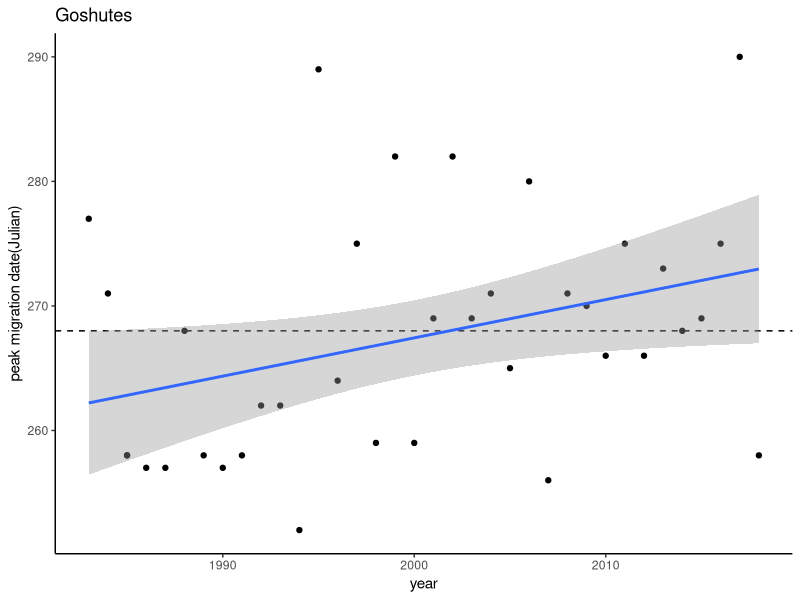

Write the R code that produced this figure. (Note: this script raises an error after producing the figure.)
require(dplyr)
require(tidyr)
require(lubridate)
require(ggplot2)
require(vegan)
GosMts=read.csv("GosMts.csv")

#site-level patterns
gostot=GosMts%>%select(-TOTAL)%>%
  mutate(yr_tot=rowSums(.[3:27], na.rm=T), year=year(Date), month=month(Date), date=day(Date))%>%
  filter(!year>2018)
gostot$Julian=as.POSIXlt(gostot$Date)$yday 

#trend in max migration dates
gostotmax=gostot%>%group_by(year)%>%filter(yr_tot==max(yr_tot))

ggplot(gostotmax, aes(x=year, y=Julian))+geom_point()+geom_hline(yintercept=268, linetype=2)+ggtitle("Goshutes")+ylab("peak migration date(Julian)")+
  stat_smooth(method="lm")+theme_classic()

#community metrics####
GosMts[, 3:27][is.na(GosMts[, 3:27])] <- 0
gsw=gostot%>%select( -Obs)%>%filter(!(year<1983))

require(vegan)
#calculate diversity and richness
gsw=gsw%>%mutate(sd=diversity(gsw[2:26], index="shannon"), sr=specnumber(gsw[2:26]))
gsw[, 2:26][is.na(gsw[, 2:26])] <- 0

#find date when SD nd SR were highest

g1=gsw%>%group_by(year)%>%filter(sd==max(sd))
g2=gsw%>%group_by(year)%>%filter(sr==max(sr))
g3=gsw%>%group_by(year)%>%filter(yr_tot==max(yr_tot))

#Goshutes
#par(mfrow=c(2,1))

plot(g1$Julian~g1$year, type="l", col="black", main="species diversity", ylab="peak diversity date", xlab="year", ylim=c(230,308))
abline(h=254, lty=2, col="black")
rect(xleft=1995, ybottom=0, ytop=308, xright=2005, col = rgb(0,0,0.5, 1/4)) #control

plot(g1$sd~g1$year, type="l")
abline(h=2.04, lty=2)
rect(xleft=1995, ybottom=0, ytop=308, xright=2005, col = rgb(0,0,0.5, 1/4)) #control

#SD
plot(g1$Julian~g1$year, type="l", col="red")
median(g1$Julian)
abline(h=254, lty=2, col="red")

#daily highest
lines(g3$Julian~g3$year, type="l", col="black")
median(g3$Julian)
abline(h=268, lty=2, col="black")

legend( x= "topright",inset=0,legend=c("Species Richness", "Species Diversity", "Highest Daily Count"),
        col=c("red", "blue", "black"), lty=1, cex=0.8, xpd=F)



#functional/species-level patterns
gos=GosMts%>%select(-TOTAL)%>%
  pivot_longer(cols=3:27, names_to = "Species", values_to="Count")%>%
  mutate(year=year(Date), month=month(Date), date=day(Date))%>%
  filter(!is.na(Count))

gos=gos%>%mutate(Julian=as.POSIXlt(Date)$yday,
                 diet=case_when(Species=="AK" ~"bird",
                                Species=="BE" ~"other",
                                Species=="CH" ~"bird",
                                Species=="BV" ~ "other",
                                Species=="TV" ~"other",
                                Species=="OS" ~"other",
                                Species== "NH" ~"mammal",
                                Species=="SS" ~"bird",
                                Species=="NG"~ "bird",
                                Species=="RS" ~"mammal",
                                Species=="BW"~"mammal",
                                Species=="RT" ~"mammal",
                                Species=="RL" ~"mammal",
                                Species=="SW"~"mammal",
                                Species=="FH"~"mammal",
                                Species=="GE"~"mammal",
                                Species=="ML"~"bird",
                                Species=="PG"~"bird",
                                Species=="PR"~"mammal",
                                Species=="MK"~"other"),
                 mammals=case_when(Species=="AK" ~"34.6",
                                      Species=="BE" ~"16",
                                      Species=="CH" ~"23.3",
                                      Species=="BV" ~ "92.5",
                                      Species=="TV" ~"79.7",
                                      Species=="OS" ~"0",
                                      Species== "NH" ~"48.2",
                                      Species=="SS" ~"2.72",
                                      Species=="NG"~ "24.7",
                                      Species=="RS" ~"39.5",
                                      Species=="BW"~"42.2",
                                      Species=="RT" ~"73.8",
                                      Species=="RL" ~"85.3",
                                      Species=="SW"~"48",
                                      Species=="FH"~"81.9",
                                      Species=="GE"~"80.6",
                                      Species=="ML"~"1.28",
                                      Species=="PG"~"5.11",
                                      Species=="PR"~"42.3",
                                      Species=="MK"~"2.22"),
                 birds=case_when(Species=="AK" ~"13.5",
                                  Species=="BE" ~"23.4",
                                  Species=="CH" ~"71.4",
                                  Species=="BV" ~ "7.5",
                                  Species=="TV" ~"6.42",
                                  Species=="OS" ~"0",
                                  Species== "NH" ~"38.6",
                                  Species=="SS" ~"89.4",
                                  Species=="NG"~ "74.2",
                                  Species=="RS" ~"6.43",
                                  Species=="BW"~"16.5",
                                  Species=="RT" ~"17",
                                  Species=="RL" ~"9.02",
                                  Species=="SW"~"10.6",
                                  Species=="FH"~"9.89",
                                  Species=="GE"~"17.8",
                                  Species=="ML"~"90.3",
                                  Species=="PG"~"93.5",
                                  Species=="PR"~"45",
                                  Species=="MK"~"0"))%>%
  filter(!Species%in%c("UA", "UB", "UF", "UE", "UR"))

gos$mammals=as.numeric(gos$mammals)
gos$birds=as.numeric(gos$birds)
str(gos)

gos_sp=gos%>%mutate(Julian=as.POSIXlt(Date)$yday)%>%
  group_by(year, Species, diet, mammals, birds)%>%
  summarise(yr_tot=sum(Count))%>%filter(!Species%in%c("UA", "UB", "UE", "UF", "UR"))%>%
  arrange(year)

gos_sp_day=gos%>%mutate(Julian=as.POSIXlt(Date)$yday)%>%
  filter(!Julian<226, !Julian>308)%>%
  group_by(Species,diet, year, Julian)%>%
  summarise(total=sum(Count))%>%
  arrange(year)

gos_sp_day_max=gos_sp_day%>%
  group_by(diet, year, Species)%>%
  filter(total==max(total), !year>2018)%>%
  slice_head(n=1)%>%
  arrange(year)

ggplot(gos_sp_day_max, aes(x=year, y=log(total), col=Species))+geom_point()+
  stat_smooth(method="lm")+theme_classic()+facet_wrap(~diet)+
  geom_vline(xintercept=2005, lty=2)+
  geom_vline(xintercept=1996, lty=2)

ggplot(gos_sp_day_max, aes(x=year, y=Julian, col=Species))+geom_point()+
  stat_smooth(method="lm")+theme_classic()+facet_wrap(~diet)+
  geom_vline(xintercept=2005, lty=2)+
  geom_vline(xintercept=1996, lty=2)

gos_grp_day=gos%>%mutate(Julian=as.POSIXlt(Date)$yday)%>%
  filter(!Julian<226, !Julian>308)%>%
  group_by(year,Julian, diet)%>%
  summarise(total=sum(Count))%>%
  arrange(year)

gos_grp_day_max=gos_grp_day%>%
  group_by(diet, year)%>%
  filter(total==max(total))%>%
  slice_head(n=1)%>%
  arrange(year)

ggplot(gos_grp_day_max, aes(x=year, y=Julian, col=diet))+geom_point()+
  stat_smooth(method="gam")+theme_classic()+
  geom_vline(xintercept=2005, lty=2)+
  geom_vline(xintercept=1996, lty=2)

#categorical
gos_sp_max=gos%>%mutate(Julian=as.POSIXlt(Date)$yday)%>%
  group_by(year, Species, diet, mammals, birds)%>%
  filter(Count==max(Count), !Species%in%c("UA", "UB", "UE", "UF", "UR"))%>%slice_head(n=1)%>%
  arrange(year)

ggplot(gos_sp_max, aes(x=year, y=Julian, col=Species))+geom_point()+facet_wrap(~diet)+
  stat_smooth(method="lm")+geom_hline(yintercept=268, linetype=2)+ylab("peak migration date(Julian)")+
  theme_classic()

ggplot(gos_sp, aes(x=year, y=log(yr_tot), col=Species))+geom_point()+facet_wrap(~diet)+
  stat_smooth(method="lm")+theme_classic()+ylab ("total counts (log)")


#continuous
p1=ggplot(gos_sp, aes(x=birds, y=log(yr_tot)))+geom_point()+xlab("% bird")+
  stat_smooth(method="lm")+theme_classic()+ylab ("total counts (log)")+ggtitle("Goshutes")

g2=ggplot(gos_sp, aes(x=mammals, y=log(yr_tot)))+geom_point()+xlab("% mammal")+
  stat_smooth(method="lm")+theme_classic()+ylab ("total counts (log)")+ggtitle("Goshutes")

gos_sp_max=gos%>%mutate(Julian=as.POSIXlt(Date)$yday)%>%
  group_by(year, Species, diet, mammals, birds)%>%
  filter(Count==max(Count), !Species%in%c("UA", "UB", "UE", "UF", "UR"))%>%slice_head(n=1)%>%
  arrange(year)

g4=ggplot(gos_sp_max, aes(x=mammals, y=Julian))+geom_point()+
  stat_smooth(method="lm")+geom_hline(yintercept=268, linetype=2)+ylab("peak migration date(Julian)")+
  theme_classic()+ggtitle("Goshutes")+xlab("% mammal")

g3=ggplot(gos_sp_max, aes(x=birds, y=Julian))+geom_point()+
  stat_smooth(method="lm")+geom_hline(yintercept=268, linetype=2)+ylab("peak migration date(Julian)")+
  theme_classic()+ggtitle("Goshutes")+xlab("% bird")

ggarrange(g1,g2,g3,g4)

#mammals
gos_sp_mammd=gos_sp_max%>%filter(diet=="mammal")
gos_sp_mammc=gos_sp%>%filter(diet=="mammal")

g5=ggplot(gos_sp_mammd, aes(x=year, y=Julian, col=mammals))+geom_point()+
  stat_smooth(method="lm")+geom_hline(yintercept=268, linetype=2)+ylab("peak migration date(Julian)")+
  theme_classic()+ggtitle("mammal diet")

g6=ggplot(gos_sp_mammc, aes(x=year, y=log(yr_tot), col=mammals))+geom_point()+
  stat_smooth(method="lm")+theme_classic()+ylab ("total counts (log)")+ggtitle("mammal diet")

ggarrange(g2,g4, g6, g5)

#birds
gos_sp_aved=gos_sp_max%>%filter(diet=="bird")
gos_sp_avec=gos_sp%>%filter(diet=="bird")

g7=ggplot(gos_sp_aved, aes(x=year, y=Julian, col=birds))+geom_point()+
  stat_smooth(method="lm")+geom_hline(yintercept=268, linetype=2)+ylab("peak migration date(Julian)")+
  theme_classic()+ggtitle("bird diet")

g8=ggplot(gos_sp_avec, aes(x=year, y=log(yr_tot), col=birds))+geom_point()+
  stat_smooth(method="lm")+theme_classic()+ylab ("total counts (log)")+ggtitle("bird diet")

ggarrange(g1,g3, g8, g7)

summary(lm(gos_sp_max$Julian~gos_sp_max$mammals))

#diversity values model####
g1=gsw%>%group_by(year)%>%filter(sd==max(sd))

t1=left_join(gos_sp_day_max, g1, by="year")%>%select(Species, diet, year, Julian.x, total, sd, Julian.y)%>%
  rename("sp_peak"="Julian.x", "div_index"="sd", "div_peak"="Julian.y")

group_peak=gos_grp_day_max%>%select(-total)%>%pivot_wider(names_from = diet, values_from = Julian )
group_numbers=gos_grp_day_max%>%select(-Julian)%>%pivot_wider(names_from = diet, values_from = total )%>%
  rename(bird_ct=bird, mam_ct=mammal, other_ct=other)

div_dat=g1%>%select(year, sd, sr, Julian, yr_tot)
div_dat1=left_join(div_dat, group_peak)
div_dat2=left_join(div_dat1, group_numbers)

t1$years = (t1$year - mean(t1$year))/(2 *sd(t1$year))

